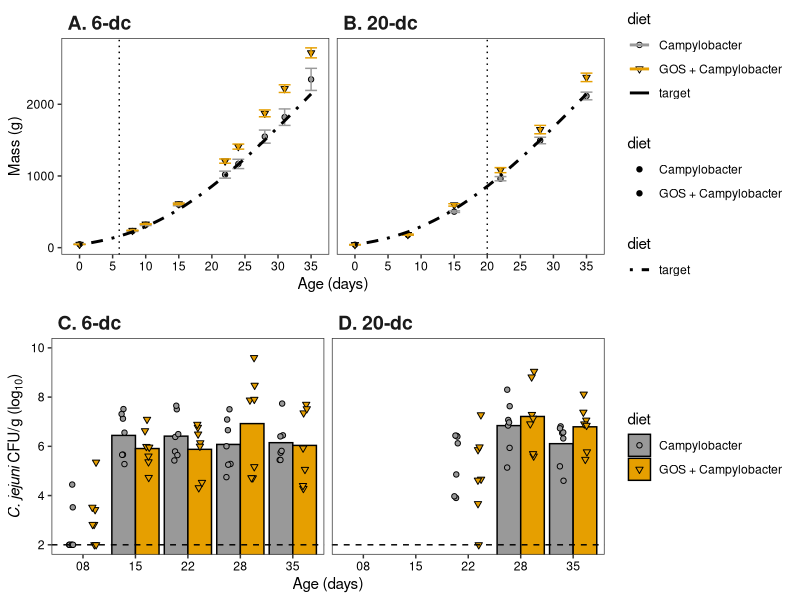

Generate this figure with R:
###############################################################################
#
# Figure 1. Growth performance & Campylobacter colonization
#
###############################################################################

# packages
library(tidyverse)  # version 1.2.1
library(broom)      # version 0.5.2
library(scales)     # version 1.0.0
library(cowplot)    # version 0.9.4


# read mass in data
# and add unique bird IDs
mass <- read_tsv("data/zootechnical/mass.txt") %>% 
          mutate(bird = paste0(group, sep ='_', bird),
                 trial_id = if_else(trial == "e", "A. 6-dc", 
                                    if_else(trial == "l", "B. 20-dc", "fail")),
                 diet = if_else(str_sub(sample_id, 3, 5) == "gos", "GOS + Campylobacter", 
                                if_else(str_sub(sample_id, 3, 5) == "ctl", 
                                        "Campylobacter", "fail"))) 


# ross308 2014 growth performance objectives
# see http://en.aviagen.com/brands/ross/products/ross-308
perf_obj2014 <- tibble(age = c(0, 1, 2, 3, 4, 5, 6, 7, 8, 9, 10, 11, 12, 13, 14, 15, 
                           16, 17, 18, 19, 20, 21, 22, 23, 24, 25, 26, 27, 28, 
                           29, 30, 31, 32, 33, 34, 35),
                   total_mass = c(42, 57, 73, 91, 111, 134, 160, 189, 220, 256, 
                                  294, 336, 381, 429, 480, 535, 593, 655, 719, 
                                  786, 856, 929, 1004, 1082, 1162, 1244, 1328,
                                  1414, 1501, 1590, 1680, 1771, 1863, 1956, 2050, 
                                  2144),
                   diet = c("target", "target", "target", "target", "target", 
                            "target", "target", "target", "target", "target", 
                            "target", "target", "target", "target", "target", 
                            "target", "target", "target", "target", "target", 
                            "target", "target", "target", "target", "target", 
                            "target", "target", "target", "target", "target", 
                            "target", "target", "target", "target", "target", "target"))

# read in campylobcater count data
raw <- read_tsv("data/zootechnical/counts.txt") %>% 
            drop_na() %>% 
            mutate(age = str_sub(sample_id, 11, 12),
                   trial = str_sub(sample_id, 1, 1),
                   diet = if_else(str_sub(sample_id, 3, 5) == "gos", "GOS + Campylobacter", 
                            if_else(str_sub(sample_id, 3, 5) == "ctl", 
                                    "Campylobacter", "fail")),
                   rawcount = if_else(rawcount == 0, 100, rawcount),
                   logcount = log10(rawcount),
                   trial_id = if_else(trial == "e", "C. 6-dc",
                                if_else(trial == "l", "D. 20-dc", "fail")))


# plot growth rate
grate.p <- mass %>% 
               group_by(trial_id, diet, age) %>% 
               summarise(median = median(total_mass), 
                         sem = sd(total_mass)/sqrt(length(total_mass))) %>% 
               ggplot(aes(x = as.numeric(age), y = median, shape = diet, color = diet)) + 
                  geom_point(aes(fill = diet), colour="#000000") +
                  geom_line(aes(linetype = diet, color = diet), size = 1) +
                  geom_errorbar(aes(ymin = median - sem, ymax = median + sem)) +
                  facet_wrap(~trial_id) +
                  scale_x_continuous(name = "Age (days)", breaks = seq(0, 35, 5)) +
                  scale_y_continuous(name = "Mass (g)", breaks = seq(0, 3000, 1000)) +
                  geom_vline(data=filter(mass, trial_id=="A. 6-dc"), 
                             aes(xintercept=6), linetype="dotted") +                        
                  geom_vline(data=filter(mass,trial_id=="B. 20-dc"), 
                             aes(xintercept=20), linetype="dotted") +
                  geom_line(data = perf_obj2014, aes(x = age, y = total_mass, colour = diet, linetype = diet),
                            size = 1) +
                  theme_bw() + 
                  theme(strip.text.x = element_text(size=14, face = 'bold', hjust = 0),
                        strip.background = element_blank(),
                        panel.grid.minor = element_blank(),
                        panel.grid.major = element_blank(),
                        axis.text=element_text(colour="#000000")) +
                  scale_colour_manual(values = c("#999999", "#E69F00", "#000000")) +
                  scale_fill_manual(values = c("#999999","#E69F00", "#000000")) +
                  scale_shape_manual(values = c(21, 25, NA)) + 
                  scale_linetype_manual(values=c("longdash", "solid", "dotdash"), 
                                        breaks=c("ctl", "gos", "target")) +
                  guides(guide_legend("group"), fill = FALSE, linetype = FALSE)
  
  
  


# plot campylobacter data
count.p <- raw %>% 
              ggplot(aes(x = age, y = logcount, fill = diet)) + 
                    geom_bar(data = raw %>%  filter(age != "08", trial == "e" | age != "22"),
                             position= 'dodge', stat = "summary", fun.y = "mean", color = "black") +
                    geom_point(aes(x = age, shape = diet), 
                                position = position_jitterdodge(jitter.height = 0, 
                                           jitter.width = 0.1, dodge.width=0.9)) + 
                    scale_shape_manual(values = c(21, 25)) +
                    scale_fill_manual(values = c("#999999", "#E69F00")) +
                    
                    ylab(expression(italic("C. jejuni")~textstyle("CFU/g (log"[10]*")"))) +
                    geom_hline(yintercept = 2, linetype = "dashed") +
                    xlab("Age (days)") + 
                    facet_wrap(~trial_id) +
                    theme_bw() + 
                    theme(strip.text.x = element_text(size=14, face = 'bold', hjust = 0),
                          strip.background = element_blank(),
                          panel.grid.minor = element_blank(),
                          panel.grid.major = element_blank(),
                          axis.text = element_text(colour="#000000")) +
                    coord_cartesian(ylim = c(2, 10))



# print .tiff image 
tiff(filename="results/figures/fig_1_zootechnical.tiff", width=175, height=200, units="mm", res=300)

plot_grid(grate.p, count.p, nrow = 2)

dev.off()




